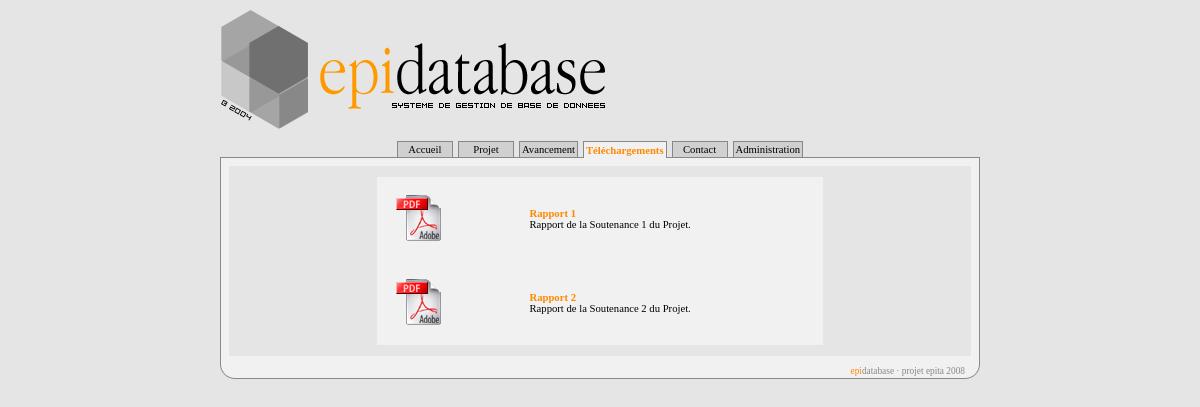
Screenshot of /index.php?Tab=3 with the database file from the repository.
### tables this page shows
CREATE TABLE epifiles (
  idFile int(6) NOT NULL auto_increment,
  Nom varchar(255) NOT NULL default '',
  Description text NOT NULL,
  Fichier varchar(255) NOT NULL default '',
  PRIMARY KEY  (idFile),
  UNIQUE KEY idFile (idFile)
) TYPE=MyISAM;

### parametres/constantes.php (called while the page is built, shortened)
<?
$racine = "http://localhost/epidatabase";
$nom_bdd = "epidatabase";
?>

### telechargements.php (the view)
<table cellpadding=0 cellspacing=0 width=100%>
	<tr>
		<td width=100% align="center" valign="top">
			<br>
			<table cellpadding=10 cellspacing=0 width=60%>
				<?
				$SQL = "SELECT * FROM epifiles ORDER BY Nom";
				$result = mysql_db_query("$nom_bdd" , $SQL , $connexion);
				while($resultat = mysql_fetch_array($result))
				{
				?>
				<tr>
					<td class="cellule2"><img src="<?=$racine?>/images/<?=substr($resultat['Fichier'], strlen($resultat['Fichier'])-3)?>.gif"></td>
					<td class="cellule2">
						<a href="<?=$racine?>/files/<?=$resultat['Fichier']?>"><b><?=$resultat['Nom']?></b></a><br>
						<?=str_replace("\n", "<br>", $resultat['Description'])?>
					</td>
				</tr>
				<?
				}
				?>
			</table>
			<br>
		</td>
	</tr>
</table>

### index.php (shortened to what this page needs)
<?
	include("./parametres/constantes.php");
	$Tabs = Array();
	$Tabs[0] = new Onglet();
	$Tabs[0]->Libelle = "Accueil";
	$Tabs[0]->Page = "home.php";
	$Tabs[1] = new Onglet();
	$Tabs[1]->Libelle = "Projet";
	$Tabs[1]->Page = "projet.php";
	$Tabs[2] = new Onglet();
	$Tabs[2]->Libelle = "Avancement";
	$Tabs[2]->Page = "avancement.php";
	$Tabs[3] = new Onglet();
	$Tabs[3]->Libelle = "Téléchargements";
	$Tabs[3]->Page = "telechargements.php";
	$Tabs[4] = new Onglet();
	$Tabs[4]->Libelle = "Contact";
	$Tabs[4]->Page = "contact.php";
	$Tabs[5] = new Onglet();
	$Tabs[5]->Libelle = "Administration";
	$Tabs[5]->Page = "admin.php";
?>
<html>
	<head>
		<link rel=stylesheet href="<?=$racine?>/parametres/style.css" type="text/css">
	</head>
	<body>
		<center>
		<table cellpadding=0 cellspacing=0 width=760>
			<tr>
				<td colspan=3 align="center" background="<?=$racine?>/images/logo.gif" style="background-repeat: no-repeat" width=409 height=133></td>
			</tr>
			<tr>
				<td colspan=3 align="center">
					<table cellpadding=0 cellspacing=0 width=100%>
						<tr>
							<td class="notabs">.</td>
							<td>
							<?
							$NbTabs = count($Tabs);
							$CurrentTab = 0;
							if(isset($_GET['Tab']))
								$CurrentTab = $_GET['Tab'];
							for($i = 0; $i < $NbTabs-1; $i++)
							{
								$State = "off";
								$ColourBack = "#D0D0D0";
								if($i == $CurrentTab)
								{
									$State = "on";
									$ColourBack = "#F1F1F1";
								}
								echo "<td class='tab_".$State."' align='center' onmouseout='this.style.background=\"".$ColourBack."\"' onmouseover='this.style.background=\"#F1F1F1\"'><a href='index.php?Tab=".$i."' class='link_".$State."'>".$Tabs[$i]->Libelle."</a></td>";
								echo "<td width=5 class='notabs'>.</td>";
							}
							$State = "off";
							echo "<td class='tab_".$State."' align='center' onmouseout='this.style.background=\"".$ColourBack."\"' onmouseover='this.style.background=\"#F1F1F1\"'><a href='index.php?Tab=".$i."' class='link_".$State."'>".$Tabs[$NbTabs-1]->Libelle."</a></td>";
							?>
							</td>
							<td class="notabs">.</td>
						</tr>
					</table>
				</td>
			</tr>
			<tr>
				<td class="contenu" width=740 align="center">
					<?
						include($Tabs[$CurrentTab]->Page);
					?>
				</td>
			</tr>
			<tr>
				<td colspan=3>
					<table cellpadding=0 cellspacing=0 width=100%>
						<tr>
							<td width=15 height=15 background="<?=$racine?>/images/corner_bl.gif"></td>
							<td class="bas" width=730 align="right"><font color="#FF8800">epi</font>database · projet epita 2008</td>
							<td width=15 height=15 background="<?=$racine?>/images/corner_br.gif"></td>
						</tr>
					</table>
				</td>
			</tr>
		</table>
		</center>
	</body>
</html>

### parametres/style.css (style rules this page uses)
body, table { background-color: #E5E5E5; font-family: tahoma; font-size: 8pt; color: #000000; }
.contenu { background-color: #F1F1F1; font-family: tahoma; font-size: 8pt; font color: #000000; padding: 8px; }
.bas { font-family: tahoma; font-size: 7pt; color: #888888; border-bottom: 1px solid #888888; background-color: #F1F1F1; }
.notabs { border-bottom: 1px solid #888888; background-color: #E5E5E5; color: #E5E5E5; font-family: tahoma; font-size: 8pt; }
.tab_on { border-top: 1px solid #888888; border-left: 1px solid #888888; border-right: 1px solid #888888; background-color: #F1F1F1; font-weight: bold; padding: 2px; width: 50px; }
.tab_off { border-top: 1px solid #888888; border-left: 1px solid #888888; border-right: 1px solid #888888; border-bottom: 1px solid #888888; background-color: #D0D0D0; padding: 2px; width: 50px; }
a.link_on { font-family: tahoma; font-size: 8pt; color: #FF8800; text-decoration: none; }
a.link_off { font-family: tahoma; font-size: 8pt; color: #000000; text-decoration: none; }
a { color: #FF8800; text-decoration: none; }
.cellule2 { background-color: #F1F1F1; }

### rows the page displays
epifiles: Nom "Rapport 1", Description "Rapport de la Soutenance 1 du Projet."
epifiles: Nom "Rapport 2", Description "Rapport de la Soutenance 2 du Projet."

### other values shown
$Tabs[$i]->Libelle "Accueil"
$Tabs[$i]->Libelle "Projet"
$Tabs[$i]->Libelle "Avancement"
$Tabs[$i]->Libelle "Téléchargements"
$Tabs[$i]->Libelle "Contact"
$Tabs[$NbTabs-1]->Libelle "Administration"
